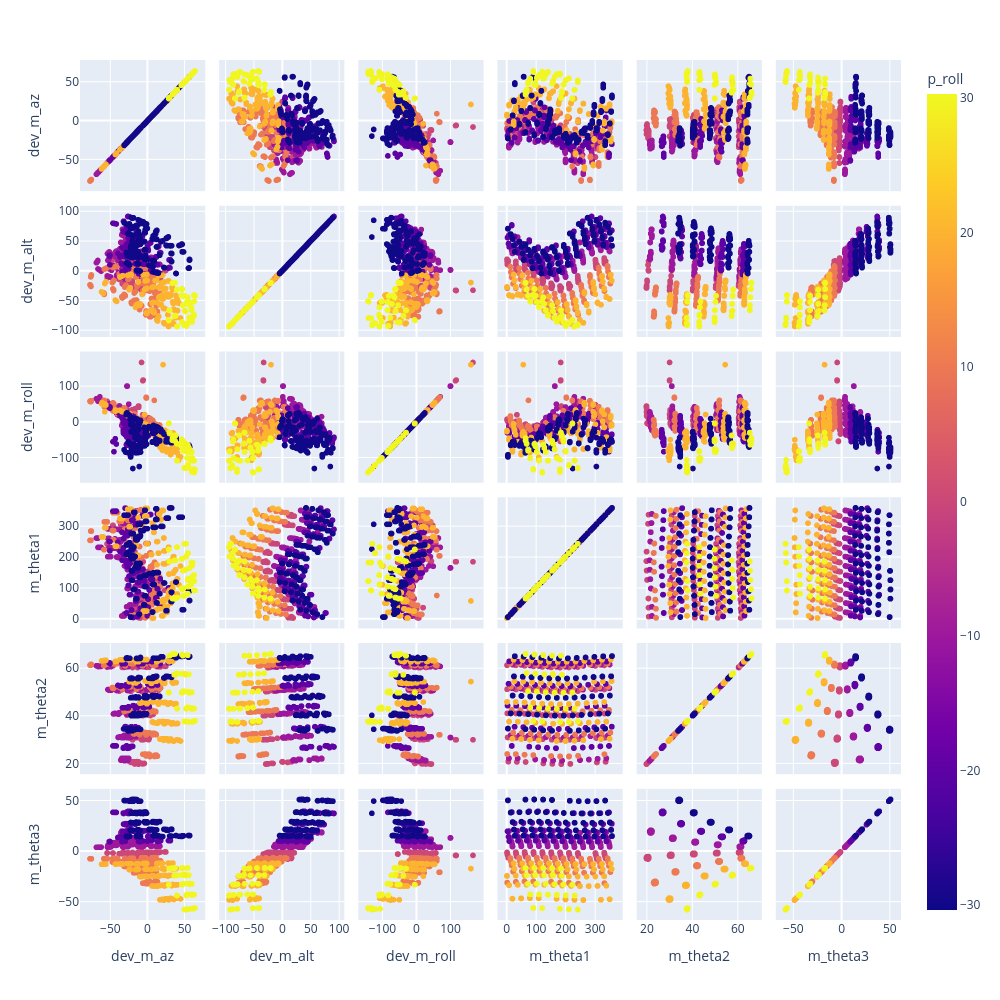

Source (notebook cell):
### Markdown cell above
# Sky Space Residuals - AFTER

### Code cell
fig = px.scatter_matrix(d, dimensions=["dev_m_az", "dev_m_alt", "dev_m_roll", "m_theta1", "m_theta2", "m_theta3"], color="p_roll")
fig.update_layout(height=1000,width=1000 )
fig.show()

### Figure 1 — Plotly figure (JSON) as saved in the notebook; plotly's stock layout.template omitted (floating-point values rounded to 4 significant figures; data arrays with more than 128 entries replaced by an {"elided": "..."} marker saying what was removed)
{"data": [{"dimensions": [{"axis": {"matches": true}, "label": "dev_m_az", "values": {"elided": "1762 float values"}}, {"axis": {"matches": true}, "label": "dev_m_alt", "values": {"elided": "1762 float values"}}, {"axis": {"matches": true}, "label": "dev_m_roll", "values": {"elided": "1762 float values"}}, {"axis": {"matches": true}, "label": "m_theta1", "values": {"elided": "1762 float values"}}, {"axis": {"matches": true}, "label": "m_theta2", "values": {"elided": "1762 float values"}}, {"axis": {"matches": true}, "label": "m_theta3", "values": {"elided": "1762 float values"}}], "hovertemplate": "%{xaxis.title.text}=%{x}<br>%{yaxis.title.text}=%{y}<br>p_roll=%{marker.color}<extra></extra>", "legendgroup": "", "marker": {"color": {"elided": "1762 float values"}, "coloraxis": "coloraxis", "symbol": "circle"}, "name": "", "showlegend": false, "type": "splom"}], "layout": {"coloraxis": {"colorbar": {"title": {"text": "p_roll"}}, "colorscale": [[0, "#0d0887"], [0.1111, "#46039f"], [0.2222, "#7201a8"], [0.3333, "#9c179e"], [0.4444, "#bd3786"], [0.5556, "#d8576b"], [0.6667, "#ed7953"], [0.7778, "#fb9f3a"], [0.8889, "#fdca26"], [1, "#f0f921"]]}, "dragmode": "select", "height": 1000, "legend": {"tracegroupgap": 0}, "margin": {"t": 60}, "width": 1000}}
